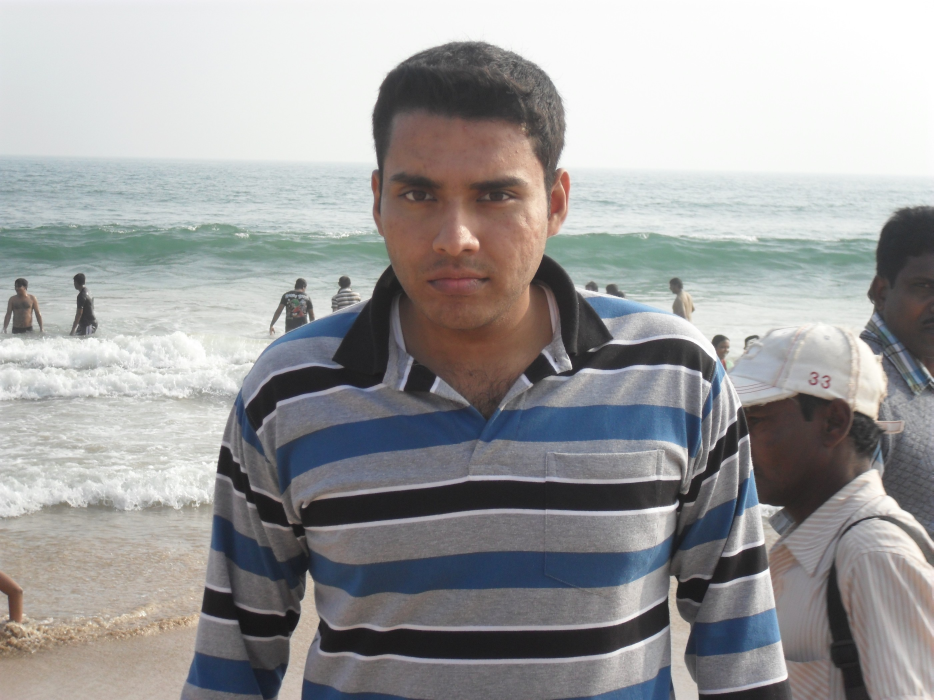
#> input picture SAM_0039.jpg, 2800 x 2100 px (shown at 1/3 size)
$ python -i face_detection.py   (imports and definitions only)
#> lines starting #> are read from the running program, lines starting #| are printed output that depends on the picture
import cv2
import numpy as np
from PIL import Image


def _resize_face(face_array):
    if face_array is None or face_array.size == 0:
        return None
    try:
        face_resized = cv2.resize(face_array, (48, 48))
        return Image.fromarray(face_resized)
    except Exception as e:
        print(f"[Resize Error] {e}")
        return None


# [49 lines left out: function _detect_with_mediapipe, not called in this run]


def _detect_with_opencv(img_rgb):
    gray = cv2.cvtColor(img_rgb, cv2.COLOR_RGB2GRAY)
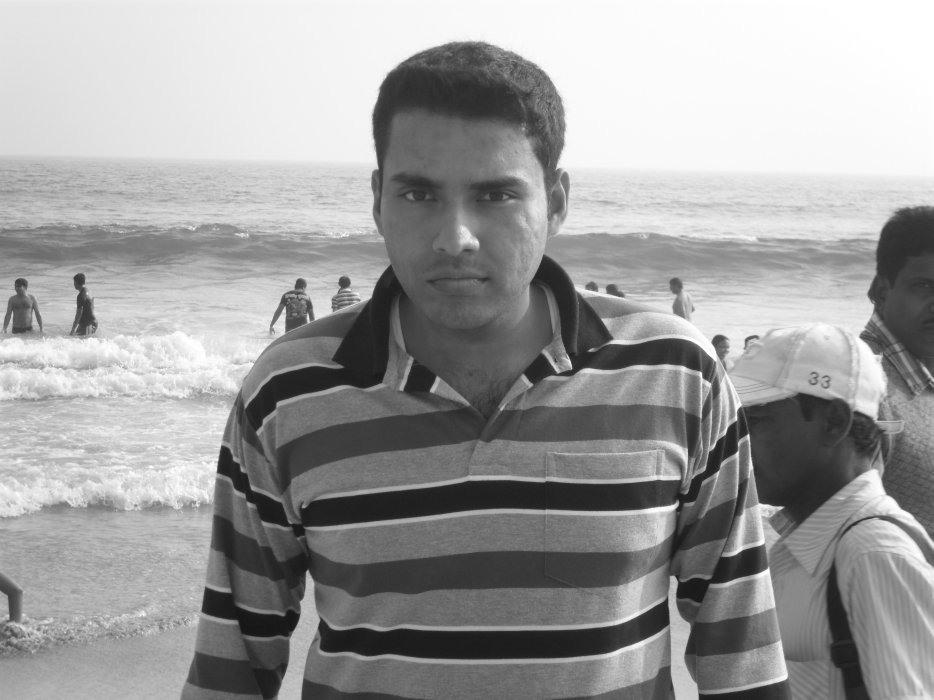
#> gray: shape (2100, 2800) (shown at 1/3 size); min 16, max 255, mean 157

    cascade_path = cv2.data.haarcascades + "haarcascade_frontalface_default.xml"
    face_cascade = cv2.CascadeClassifier(cascade_path)

    faces = face_cascade.detectMultiScale(
        gray,
        scaleFactor=1.1,
        minNeighbors=5,
        minSize=(30, 30)
    )
#> faces = [[1060, 355, 637, 637]]

    if len(faces) == 0:
        return None

    x, y, w, h = faces[0]
#> x = 1060; y = 355; w = 637; h = 637
    face_crop = img_rgb[y:y+h, x:x+w]
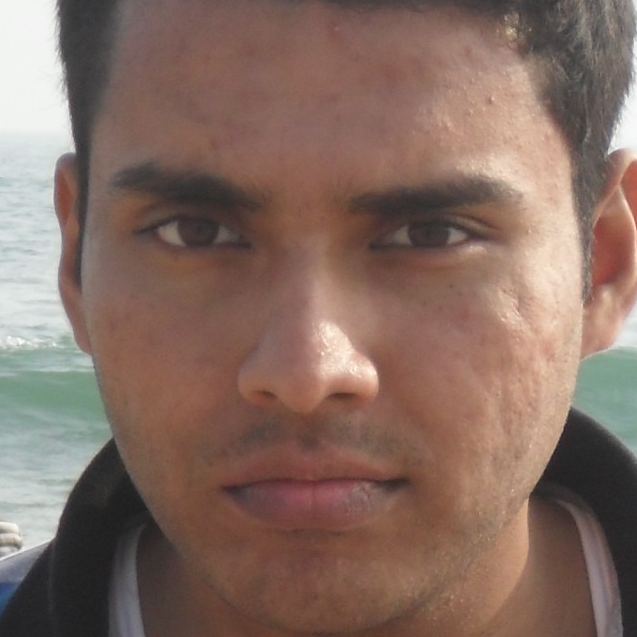
#> face_crop: shape (637, 637, 3); mean R, G, B 133, 108.1, 97.8
    return _resize_face(face_crop)
#> in _resize_face, `face_resized = cv2.resize(face_array, (48, 48))`:
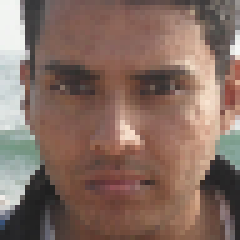
#> face_resized: shape (48, 48, 3) (shown 5 times larger); mean R, G, B 132.8, 107.9, 97.6


# [46 lines left out: function detect_face, not called in this run]

>>> import cv2
>>> picture = cv2.cvtColor(cv2.imread('../SAM_0039.jpg'), cv2.COLOR_BGR2RGB)
>>> result = _detect_with_opencv(picture)
